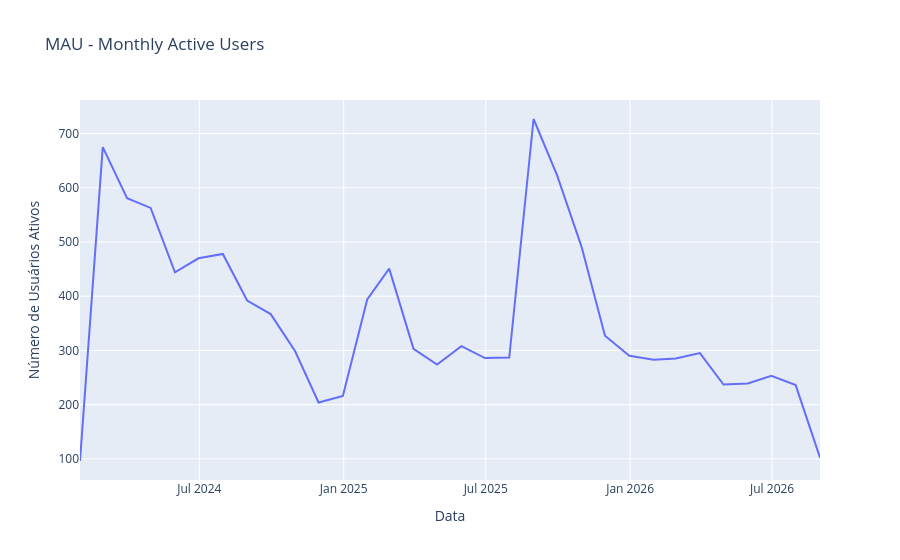

Here is the notebook cell this chart was saved with:
### Code cell
# MAU - Monthly Active Users
df_agp = transacoes.groupby(pd.Grouper(key='DtCriacao', freq='ME'))['IdCliente'].nunique()

fig = px.line(df_agp, x=df_agp.index, y=df_agp.values, title='MAU - Monthly Active Users', labels={'x': 'Data', 'y': 'Número de Usuários Ativos'})

fig.show()

### Figure 1 — Plotly figure (JSON) as saved in the notebook; plotly's stock layout.template omitted (floating-point values rounded to 4 significant figures)
{"data": [{"hovertemplate": "Data=%{x}<br>Número de Usuários Ativos=%{y}<extra></extra>", "legendgroup": "", "line": {"color": "#636efa", "dash": "solid"}, "marker": {"symbol": "circle"}, "mode": "lines", "name": "", "orientation": "v", "showlegend": false, "type": "scatter", "x": ["2024-01-31T00:00:00.000000", "2024-02-29T00:00:00.000000", "2024-03-31T00:00:00.000000", "2024-04-30T00:00:00.000000", "2024-05-31T00:00:00.000000", "2024-06-30T00:00:00.000000", "2024-07-31T00:00:00.000000", "2024-08-31T00:00:00.000000", "2024-09-30T00:00:00.000000", "2024-10-31T00:00:00.000000", "2024-11-30T00:00:00.000000", "2024-12-31T00:00:00.000000", "2025-01-31T00:00:00.000000", "2025-02-28T00:00:00.000000", "2025-03-31T00:00:00.000000", "2025-04-30T00:00:00.000000", "2025-05-31T00:00:00.000000", "2025-06-30T00:00:00.000000", "2025-07-31T00:00:00.000000", "2025-08-31T00:00:00.000000", "2025-09-30T00:00:00.000000", "2025-10-31T00:00:00.000000", "2025-11-30T00:00:00.000000", "2025-12-31T00:00:00.000000", "2026-01-31T00:00:00.000000", "2026-02-28T00:00:00.000000", "2026-03-31T00:00:00.000000", "2026-04-30T00:00:00.000000", "2026-05-31T00:00:00.000000", "2026-06-30T00:00:00.000000", "2026-07-31T00:00:00.000000", "2026-08-31T00:00:00.000000"], "xaxis": "x", "y": [96, 675, 581, 563, 444, 470, 478, 392, 367, 299, 204, 216, 394, 451, 303, 274, 308, 286, 287, 727, 623, 492, 327, 290, 283, 285, 295, 237, 239, 253, 236, 102], "yaxis": "y"}], "layout": {"legend": {"tracegroupgap": 0}, "title": {"text": "MAU - Monthly Active Users"}, "xaxis": {"anchor": "y", "domain": [0, 1], "title": {"text": "Data"}}, "yaxis": {"anchor": "x", "domain": [0, 1], "title": {"text": "Número de Usuários Ativos"}}}}
